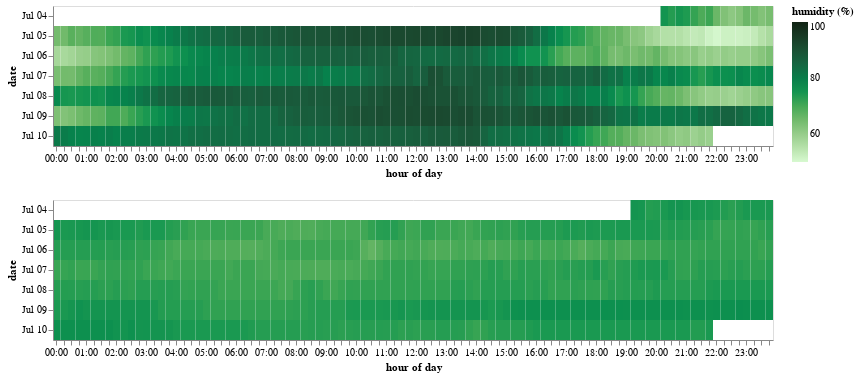

Write notebook code for a chart like this one.
### Code cell
f3 = alt.Chart(dfsub.reset_index()).mark_rect().encode(
    alt.X('hoursminutes(created_at):O', title='hour of day'),
    alt.Y('monthdate(created_at):O', title='date'),
    alt.Color('DuckBarnHumidity_External:Q', title='humidity (%)', scale=alt.Scale(domain=(50,100),range=palettable.cmocean.sequential.Algae_20.hex_colors)),
    tooltip=['hoursminutes(crated_at):O','monthdate(created_at):O','DuckBarnHumidity_External:Q']
).properties(
    width=720
)

f4 = f3.encode(
    alt.Color('CellarHumidity:Q', title='humidity (%)', scale=alt.Scale(domain=(50,100),range=palettable.cmocean.sequential.Algae_20.hex_colors)),
    tooltip=['hoursminutes(crated_at):O','monthdate(created_at):O','CellarHumidity:Q']
)
f3 & f4

### Figure 1 — Vega-Lite specification as saved in the notebook (floating-point values rounded to 4 significant figures; data arrays with more than 128 entries replaced by an {"elided": "..."} marker saying what was removed)
{"config": {"view": {"continuousWidth": 400, "continuousHeight": 300}}, "vconcat": [{"mark": "rect", "encoding": {"color": {"type": "quantitative", "field": "DuckBarnHumidity_External", "scale": {"domain": [50, 100], "range": ["#D7F9D0", "#C7EDBD", "#B5E1A9", "#A4D698", "#92CB86", "#80C176", "#6BB767", "#54AE5B", "#39A553", "#1C9A51", "#0B8F4F", "#07824C", "#0D7648", "#136A43", "#185E3D", "#1A5336", "#1A472E", "#183B26", "#162F1D", "#122414"]}, "title": "humidity (%)"}, "tooltip": [{"type": "ordinal", "field": "crated_at", "timeUnit": "hoursminutes"}, {"type": "ordinal", "field": "created_at", "timeUnit": "monthdate"}, {"type": "quantitative", "field": "DuckBarnHumidity_External"}], "x": {"type": "ordinal", "field": "created_at", "timeUnit": "hoursminutes", "title": "hour of day"}, "y": {"type": "ordinal", "field": "created_at", "timeUnit": "monthdate", "title": "date"}}, "width": 720}, {"mark": "rect", "encoding": {"color": {"type": "quantitative", "field": "CellarHumidity", "scale": {"domain": [50, 100], "range": ["#D7F9D0", "#C7EDBD", "#B5E1A9", "#A4D698", "#92CB86", "#80C176", "#6BB767", "#54AE5B", "#39A553", "#1C9A51", "#0B8F4F", "#07824C", "#0D7648", "#136A43", "#185E3D", "#1A5336", "#1A472E", "#183B26", "#162F1D", "#122414"]}, "title": "humidity (%)"}, "tooltip": [{"type": "ordinal", "field": "crated_at", "timeUnit": "hoursminutes"}, {"type": "ordinal", "field": "created_at", "timeUnit": "monthdate"}, {"type": "quantitative", "field": "CellarHumidity"}], "x": {"type": "ordinal", "field": "created_at", "timeUnit": "hoursminutes", "title": "hour of day"}, "y": {"type": "ordinal", "field": "created_at", "timeUnit": "monthdate", "title": "date"}}, "width": 720}], "data": {"name": "data-61ed19ad6b83675291d51d9bc86a09bf"}, "$schema": "https://vega.github.io/schema/vega-lite/v4.8.1.json", "datasets": {"data-61ed19ad6b83675291d51d9bc86a09bf": {"elided": "587 records"}}}
